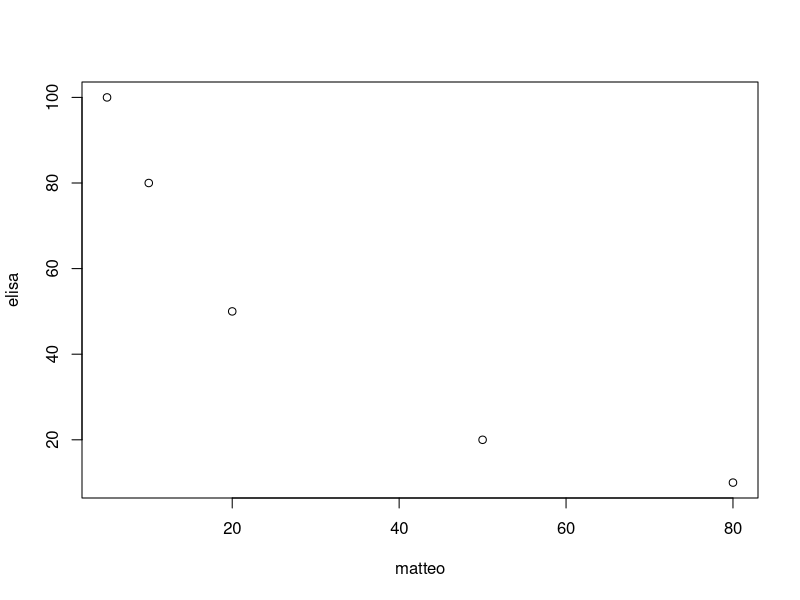
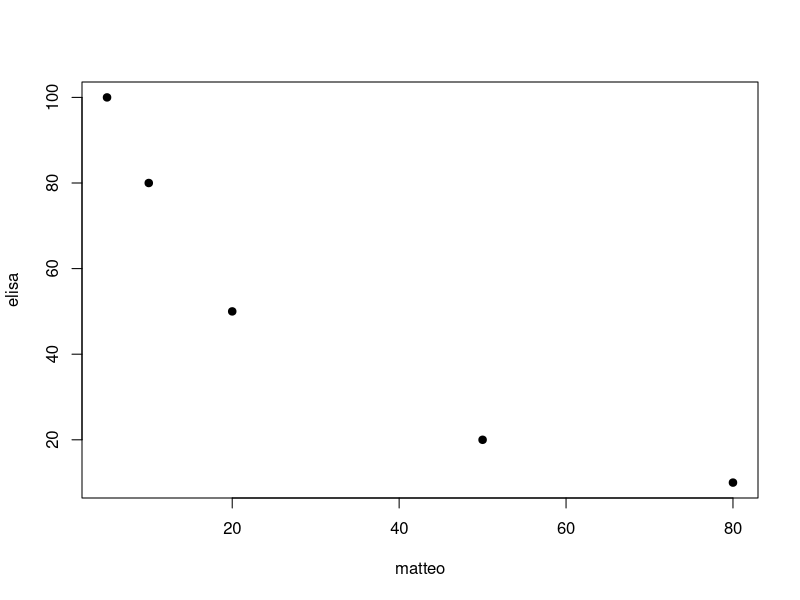
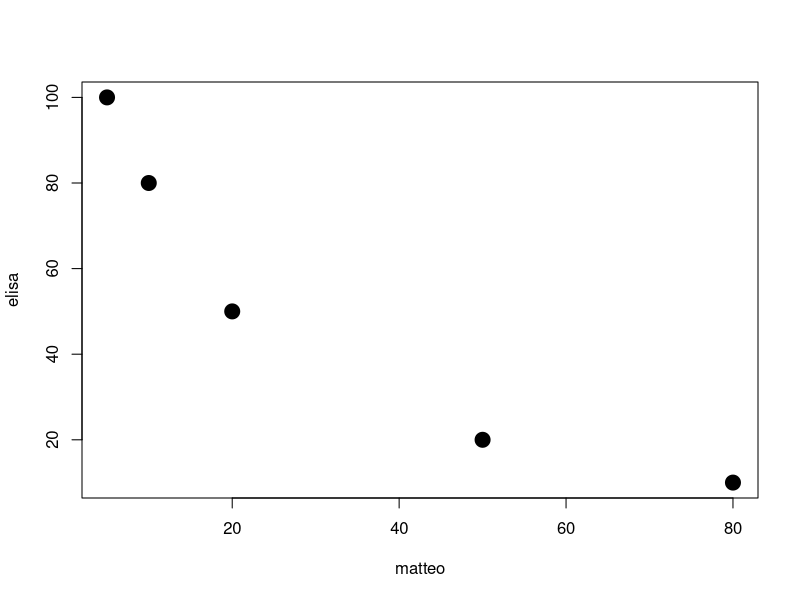

The R script that drew these images, in order: (Note: this script raises an error after producing the figures.)
# Script for using R

# operation
2 + 3 

# an object
samuele <- 2 + 3

# another object
gemma <- 4 + 6

# different ojects
samuele + gemma
samuele * gemma # instead of writing (2+3) * (4+6)
samuele ^ gemma

tma <- 5 * 4

tma + samuele + gemma # 20 + 5 + 10

#functions with parentesis are concatenated, we are using function c() nb between arguments space, before first parentesis no space
matteo <- c(5, 10, 20 ,50, 80) # an array is a set of elements: this is the array of mammal species

sum(5, 10)
sum (5, 10) # I HATE THIS!!

elisa <- c(100, 80, 50, 20, 10) # an array of human deaths due to a disease

#correlate the 2 set of data with function plot and you obtain a graphic
plot (matteo,elisa)

#changing point character
plot (matteo,elisa,pch=19)
# character exageration
plot (matteo,elisa,pch=19, cex=2) 
plot (matteo,elisa,pch=19, cex=0,5)

#changig color
plot (matteo,elisa,pch=19, cex=2, col="blue") 

#changing the lables
plot (matteo,elisa,pch=19, cex=2, col="blue", xlab="number of mammals", ylab="number of human deaths") 

#increasing the axis dimension
plot (matteo,elisa,pch=19, cex=2, col="blue", xlab="number of mammals", ylab="number of human deaths", cex.axis=2)

#long function
plot (matteo, 
     elisa, 
     pch=19, 
     cex=4, 
     col="maroon2", 
     xlab="number of mamals", 
     ylab="number of human deaths", 
     cex.axis=2,
     cex.lab=2)
